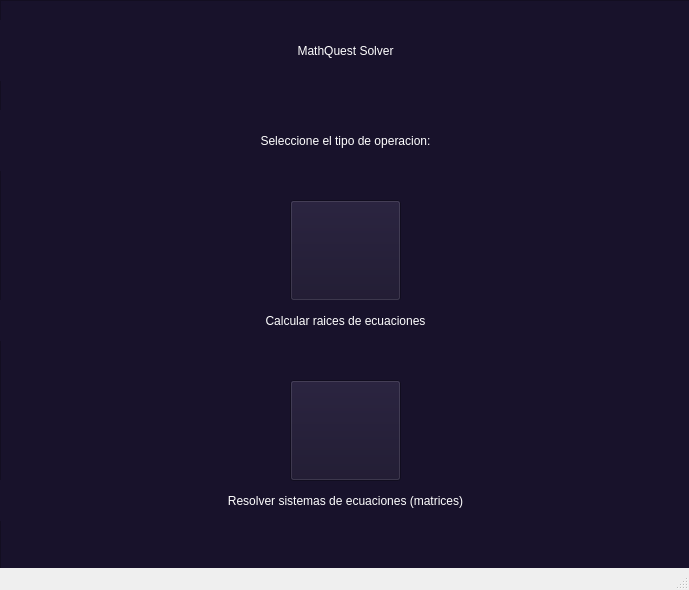
<?xml version="1.0" encoding="UTF-8"?>
<ui version="4.0">
 <class>MainWindow</class>
 <widget class="QMainWindow" name="MainWindow">
  <property name="geometry">
   <rect>
    <x>0</x>
    <y>0</y>
    <width>689</width>
    <height>590</height>
   </rect>
  </property>
  <property name="windowTitle">
   <string>MainWindow</string>
  </property>
  <widget class="QWidget" name="centralwidget">
   <widget class="QFrame" name="frame">
    <property name="geometry">
     <rect>
      <x>0</x>
      <y>0</y>
      <width>691</width>
      <height>611</height>
     </rect>
    </property>
    <property name="styleSheet">
     <string notr="true">background-color: rgb(24, 18, 43);</string>
    </property>
    <property name="frameShape">
     <enum>QFrame::StyledPanel</enum>
    </property>
    <property name="frameShadow">
     <enum>QFrame::Raised</enum>
    </property>
    <widget class="QLabel" name="titulo">
     <property name="geometry">
      <rect>
       <x>0</x>
       <y>20</y>
       <width>691</width>
       <height>61</height>
      </rect>
     </property>
     <property name="layoutDirection">
      <enum>Qt::LeftToRight</enum>
     </property>
     <property name="styleSheet">
      <string notr="true">color: rgb(255, 255, 255);
font: 40pt &quot;Night Machine&quot;;</string>
     </property>
     <property name="text">
      <string>MathQuest Solver</string>
     </property>
     <property name="alignment">
      <set>Qt::AlignCenter</set>
     </property>
    </widget>
    <widget class="QLabel" name="label_2">
     <property name="geometry">
      <rect>
       <x>0</x>
       <y>110</y>
       <width>691</width>
       <height>61</height>
      </rect>
     </property>
     <property name="layoutDirection">
      <enum>Qt::LeftToRight</enum>
     </property>
     <property name="styleSheet">
      <string notr="true">color: rgb(255, 255, 255);
font: 900 20pt &quot;Segoe UI Black&quot;;</string>
     </property>
     <property name="text">
      <string>Seleccione el tipo de operacion:</string>
     </property>
     <property name="alignment">
      <set>Qt::AlignCenter</set>
     </property>
    </widget>
    <widget class="QPushButton" name="ecuaciones">
     <property name="geometry">
      <rect>
       <x>290</x>
       <y>200</y>
       <width>111</width>
       <height>101</height>
      </rect>
     </property>
     <property name="styleSheet">
      <string notr="true"/>
     </property>
     <property name="text">
      <string/>
     </property>
     <property name="icon">
      <iconset resource="iconos.qrc">
       <normaloff>:/icons/fx.png</normaloff>:/icons/fx.png</iconset>
     </property>
     <property name="iconSize">
      <size>
       <width>100</width>
       <height>100</height>
      </size>
     </property>
    </widget>
    <widget class="QLabel" name="label_3">
     <property name="geometry">
      <rect>
       <x>0</x>
       <y>300</y>
       <width>691</width>
       <height>41</height>
      </rect>
     </property>
     <property name="layoutDirection">
      <enum>Qt::LeftToRight</enum>
     </property>
     <property name="styleSheet">
      <string notr="true">color: rgb(255, 255, 255);
font: 900 14pt &quot;Segoe UI Black&quot;;</string>
     </property>
     <property name="text">
      <string>Calcular raices de ecuaciones</string>
     </property>
     <property name="alignment">
      <set>Qt::AlignCenter</set>
     </property>
    </widget>
    <widget class="QLabel" name="label_4">
     <property name="geometry">
      <rect>
       <x>0</x>
       <y>480</y>
       <width>691</width>
       <height>41</height>
      </rect>
     </property>
     <property name="layoutDirection">
      <enum>Qt::LeftToRight</enum>
     </property>
     <property name="styleSheet">
      <string notr="true">color: rgb(255, 255, 255);
font: 900 14pt &quot;Segoe UI Black&quot;;</string>
     </property>
     <property name="text">
      <string>Resolver sistemas de ecuaciones (matrices)</string>
     </property>
     <property name="alignment">
      <set>Qt::AlignCenter</set>
     </property>
    </widget>
    <widget class="QPushButton" name="matrices">
     <property name="geometry">
      <rect>
       <x>290</x>
       <y>380</y>
       <width>111</width>
       <height>101</height>
      </rect>
     </property>
     <property name="styleSheet">
      <string notr="true"/>
     </property>
     <property name="text">
      <string/>
     </property>
     <property name="icon">
      <iconset resource="iconos.qrc">
       <normaloff>:/icons/matrices.png</normaloff>:/icons/matrices.png</iconset>
     </property>
     <property name="iconSize">
      <size>
       <width>100</width>
       <height>100</height>
      </size>
     </property>
    </widget>
   </widget>
  </widget>
  <widget class="QStatusBar" name="statusbar"/>
 </widget>
 <resources>
  <include location="iconos.qrc"/>
 </resources>
 <connections/>
</ui>
